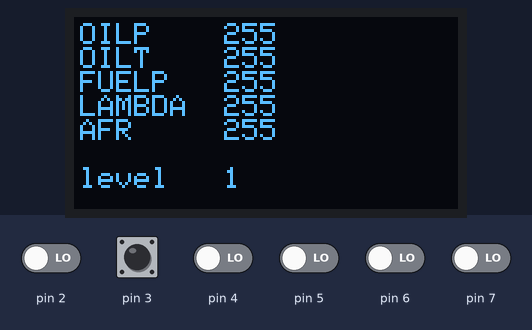
This program was run on a simulated Arduino Uno, built with avr-gcc and run on an emulated ATmega328P. Parts: 128×64 one-colour display. The test bench sets the inputs (shaded band); at power-on: pin 2–7 LOW.

Above: at 1.2 s.
1.3 s: pin 2 driven HIGH
At 2.1 s:
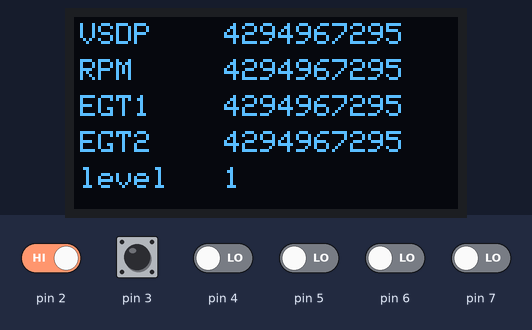
3.1 s: pin 2 driven LOW and pin 3 driven HIGH
At 5.0 s:
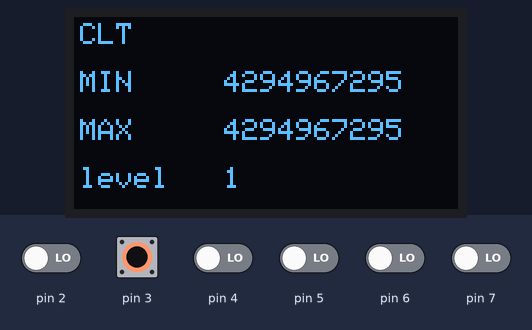
5.3 s: pin 3 pulsed LOW 2 times (0.12 s each, 0.3 s apart)
At 6.6 s:
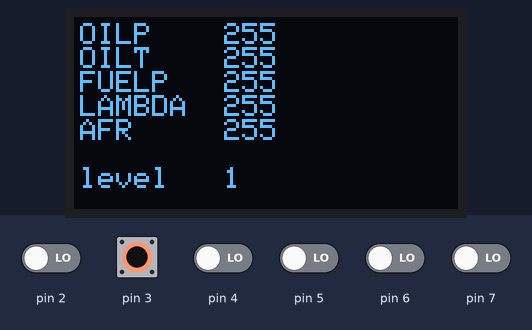
Timing chart, 0 to 8.3 s (numbered marks = the images above; inputs shaded):
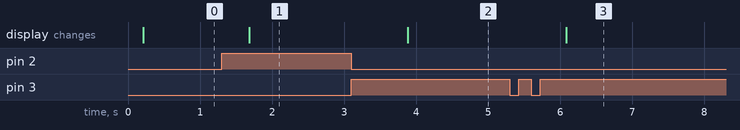

Measured:
- after the input at 1.3 s, the display: changes after 0.38 s (image 1)
- after the input at 3.1 s, the display: changes after 0.78 s (image 2)
- after the input at 5.3 s, the display: changes after 0.78 s (image 3)

The program:

main.cpp
```cpp
#include <Arduino.h>
#include <Adafruit_SSD1306.h>
#include "mcp_can.h"
#include <EEPROM.h>

#include "MyLCD_v3.h"
#include "MyCAN_v2.h"
#include "MyENC_v2.h"
#include "ISRConfig.h"

/*************************************************************************************************************************************
*   Macros and definitions
**************************************************************************************************************************************/
// Inputs and outputs
#define ENC_CLK       0x02
#define ENC_DT        0x03
#define ENC_SW        0x05

#define CAN_SPEED     0x00
#define CAN_CLK_SET   0x00

#define MAIN_PROGRAM_READ_FROM_CAN  0x11
#define MAIN_PROGRAM_WRITE_TO_ROM   0x22

#define MAIN_CAN_CLASS_SPI_CS_PIN (byte)10

//====================================================================================================================================

/*************************************************************************************************************************************
*  Global structures declaration
**************************************************************************************************************************************/
// Global undecoded CAN data
CAN_data_undecoded_t dataFromCan;

// Global CAN decoded data. Both DisplayCanOnLcd and DecodeCANDataClass are using these structures.
datShortCAN1_t canDataPack1;
datShortCAN2_t canDataPack2;
datShortCAN3_t canDataPack3;
datShortCAN4_t canDataPack4;
datShortCAN5_t canDataPack5;
datShortCAN6_t canDataPack6;
datShortCAN7_t canDataPack7;

// Comunications interface between classes: DisplayCanOnLcd and RottaryButton
LCD_ENC_interface_t   lcdEncInterface;
limitValues_t         limitValues;

// Some other variables
uint8_t mainProgramJobSelect, timerCounter, button;
//====================================================================================================================================

/*************************************************************************************************************************************
*   Class object constructors
**************************************************************************************************************************************/
Adafruit_SSD1306      AdafruitLCDDisplay(LCD_SCREEN_WIDTH, LCD_SCREEN_HEIGHT, &Wire, LCD_DISP_RES);
MCP_CAN               McpCan(MAIN_CAN_CLASS_SPI_CS_PIN);

DisplayCanOnLcd       DisplayCanData(AdafruitLCDDisplay, lcdEncInterface, canDataPack1, canDataPack2, canDataPack3, canDataPack4, canDataPack5, canDataPack6, canDataPack7);
DecodeCANDataClass    CanDecode(canDataPack1, canDataPack2, canDataPack3, canDataPack4, canDataPack5, canDataPack6, canDataPack7, limitValues);
RottaryButton         RottButt(lcdEncInterface, limitValues);
//====================================================================================================================================


/*************************************************************************************************************************************
* @brief  Init data for CAN buss structure
* @note   Init in function in order to save space
**************************************************************************************************************************************/
void GlobalCanDataInitialization(void)
{ // LCD init values
  lcdEncInterface.numberOfScreen = 0x01;
  lcdEncInterface.parameterScreen = 0x01;
  lcdEncInterface.parMarkNumber = 0x01;
  lcdEncInterface.updateDataInROM = false;

  // Main display program initialization.
  mainProgramJobSelect = MAIN_PROGRAM_WRITE_TO_ROM;
  dataFromCan.ID = MYCAN_CAN_ID_1;
  timerCounter = 0;

  // Maximum value structure initialization.
  uint8_t*  p = (uint8_t*)&(limitValues);
  for(uint8_t i= 0; i<sizeof(limitValues_t); i++)
  { *(p + i) = 0x01;}
}
void SimulationCanTransmit(CAN_data_undecoded_t* pDat)
{
  static uint8_t test;

  if(pDat->ID <= MYCAN_CAN_ID_7)
  {   pDat->ID++;}
  else
  {   pDat->ID = MYCAN_CAN_ID_1;}

  if(test < 0x20)
  {   test++;}
  else
  {   test = 0x00;}

  pDat->arrData[0] = test;
  pDat->arrData[1] = test;
  pDat->arrData[2] = test;
  pDat->arrData[3] = test;
  pDat->arrData[4] = test;
  pDat->arrData[5] = test;
  pDat->arrData[6] = test;
  pDat->arrData[7] = test;
}
void UpdateEEPROM(uint16_t inStartPtr, uint8_t* pBase, uint8_t inSize)
{ // If data is diffrent then save inside EEPROM cell
  // EEPROM has only 100 000 write cycle
  if((inStartPtr + inSize) >= 1023) return;

  // Write cycle per cell takes aproximate time 3ms.
  // Update method read and if data is diffrent then write data.
  for(uint8_t i = 0; i<inSize; i++)
  { EEPROM.update((inStartPtr + i), *(pBase + i));}
}
void ReadFromEEPROM(uint16_t inStartPtr, uint8_t* pBase, uint8_t inSize)
{ // This method is use only on initializing the program.
  if((inStartPtr + inSize) >= 1023) return;

  for(uint8_t i = 0; i<inSize; i++)
  { *(pBase + i) = EEPROM.read(inStartPtr + i);}
}
void CallBack_PIN2_PIN3(void);
/*************************************************************************************************************************************
* @brief  Main program initialization for init functions call
* @note   Object initialization here is not posible (class constructors)
**************************************************************************************************************************************/
void setup()
{ // Init variables
  // Ditial Input init
  pinMode(LCD_CP6, INPUT);       // CP5 (Reserve)- GPIO6
  pinMode(LCD_CP5, INPUT);       // CP6 - (SW switch) GPIO5
  pinMode(LCD_DISP_RES, INPUT);  //  D5 - GPIO7 (Display Reset)

  pinMode(ENC_CLK, INPUT); // Enocder CLK input
  pinMode(ENC_DT, INPUT);  // Encoder DT input
  pinMode(ENC_SW, INPUT); // Enocder button input

  Serial.begin(9600);
  McpCan.begin(CAN_SPEED, CAN_CLK_SET);
  // Initialize memory for LCD display.
  // Also if stack is left with too less memory then application will be corupted.
  // Check all memory comsumption from display malloc(). In this current displat 128 x 64 is about ~1200 Bytes.
  // WARNING!!! If uC will be left with not enought memory display is not posible!!!
  if(false == AdafruitLCDDisplay.begin(SSD1306_SWITCHCAPVCC, 0x3C))
  { // Memory allocation failed. LCD is not initialized
    Serial.println(F("SSD1306 allocation failed"));
    // Don't proceed, loop forever. Program is not able to run
    while(true){;}
  }
  else // Memory initialization OK. In this app "(uint8_t*)(malloc(128 * (64 + 7)) = ~1136 Byte".
  {
    AdafruitLCDDisplay.setTextColor(SSD1306_WHITE);
    AdafruitLCDDisplay.clearDisplay();
  }

  GlobalCanDataInitialization();
  ReadFromEEPROM(0x00, (uint8_t*)&(limitValues), sizeof(limitValues_t));

#ifdef IN_BUTTON_INTERRUPT
  attachInterrupt(digitalPinToInterrupt(2) ,CallBack_PIN2_PIN3, CHANGE);
  attachInterrupt(digitalPinToInterrupt(3), CallBack_PIN2_PIN3, CHANGE);
#endif

  SetupTimerT2(0x00, MYCFG_TIMER_MODE_NORMAL, MYCFG_TIMER_PRESCALER_1024x);
}

/*************************************************************************************************************************************
*   @brief   Main program infinite loop
**************************************************************************************************************************************/
void loop()
{// Diplay data on LCD
delay(50);

  /* Main program choice */
  if(mainProgramJobSelect == MAIN_PROGRAM_READ_FROM_CAN)
  {/* Display decoded data on LCD
    * This sequence takes 7 cycles + wait time 10 cycles. In order to avoid display corruption */
    if(DisplayCanData.CallDisplayScreens() == LCD_SEQ_CLEAR_DISPLAY)
    { // If display finished then load data from CAN
      /* Read and decode data from CAN buss */
      ReadCanDataBy_MCP_CAN(&McpCan, &dataFromCan);
      CanDecode.CallForReadCanData(&dataFromCan);
    }
    else{;}
  }
  else if(mainProgramJobSelect == MAIN_PROGRAM_WRITE_TO_ROM)
  {  /* Display settings screens. */
    DisplayCanData.CallDisplaySettings(&limitValues);
    if(lcdEncInterface.updateDataInROM)
    { // Update data and send to ROM memory
      lcdEncInterface.updateDataInROM = false;
      UpdateEEPROM(0x00, (uint8_t*)&(limitValues), sizeof(limitValues_t));
    }
    else{;}
  }
  else{;}
}
//====================================================================================================================================

/*************************************************************************************************************************************
 * External input interruptcallback.
 * When state change interrupt is called */
void CallBack_PIN2_PIN3(void)
{
  #ifdef IN_BUTTON_INTERRUPT
  cli();

  uint8_t tRotDir = RottButt.DirectionDetection(bitRead(PIND,2), bitRead(PIND,3));
  if(tRotDir == 0x01)
  {   RottButt.RotInc();}
  else if (tRotDir == 0xFF)
  {   RottButt.RotDec();}
  else{;}

  sei();
  #endif
}

/*************************************************************************************************************************************
 * Timer T2 interrupt overflow callback.
 * Cyclical call for time depent action like botton press and rottation. */
ISR(TIMER2_OVF_vect)
{
  timerCounter++;
  if(timerCounter >= 0x6)
  {
    timerCounter = 0x00; // Reset interrupt number
  }
  else if(timerCounter == 0x1) // Button state read rutine
  {
    button = !(bitRead(PIND,ENC_SW)); // Negation because of low active state
    button = RottButt.ButtonDebounce(button, 0x01);

    uint8_t tRotDir = RottButt.DirectionDetection(bitRead(PIND,2), bitRead(PIND,3));
    if(tRotDir == 0x01)       { RottButt.RotInc();}
    else if (tRotDir == 0xFF) { RottButt.RotDec();}
    else{;}
  }
  else if(timerCounter == 0x2) // Display information change rutine
  {// Program jump distrubutor
    if(mainProgramJobSelect == MAIN_PROGRAM_READ_FROM_CAN)
    { /* Display CAN data change screen rutine. */
      if(RottButt.TimerTx_ISR_Call11(button) == true)   { mainProgramJobSelect = MAIN_PROGRAM_WRITE_TO_ROM;}
      else{;}
    }
    else if(mainProgramJobSelect == MAIN_PROGRAM_WRITE_TO_ROM)
    { /* Settings maximum values change rutine. */
      if(RottButt.TimerTx_ISR_Call22(button) == true)   { mainProgramJobSelect = MAIN_PROGRAM_READ_FROM_CAN;}
      else{;}
    }
    else{;}
  }
  else{;}
}
//====================================================================================================================================
```
